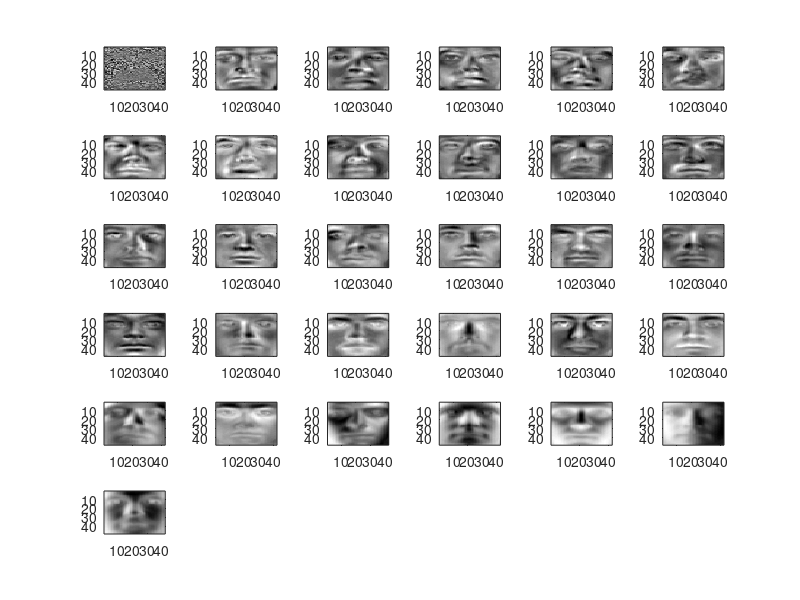

This figure's MATLAB source:
%imagesc(yalefaces(:,:,1))

J = 30

load yalefaces
[h,w,n] = size(yalefaces);
d = h*w;
% vectorize images
x = reshape(yalefaces,[d n]);
x = double(x);
%subtract mean
x=bsxfun(@minus, x, mean(x,2));
% calculate covariance
s = cov(x');
% obtain eigenvalue & eigenvector
[V,D] = eigs(s,J);
eigval = diag(D);
% sort eigenvalues in descending order
eigval = eigval(end:-1:1);
V = fliplr(V);
% show 0th through 15th principal eigenvectors
eig0 = reshape(mean(x,2), [h,w]);
figure,subplot(6,6,1)
imagesc(eig0)
colormap gray
for i = 1:J
subplot(6,6,i+1)
imagesc(reshape(V(:,i),h,w))
end

% 
% eigsum = sum(eigval);
% csum = 0;
% for i = 1:d
% csum = csum + eigval(i);
% tv = csum/eigsum;
% if tv > 0.95
% k95 = i;
% break
% end ;
% end;


%C = confusionmat(group,grouphat);

%X=[randn(200,2);randn(200,2)+6,;[randn(200,1)+12,randn(200,1)]]; 
idx=kmeans(V(:,1),J,'emptyaction','singleton','Replicates',5); 


% X=[randn(200,2);randn(200,2)+6,;[randn(200,1)+12,randn(200,1)]]; 
% idx=kmeans(X,3,'emptyaction','singleton','Replicates',5); 
%T=[ones(200,1);ones(200,1).*2;ones(200,1).*3]; 
%[Acc,rand_index,match]=AccMeasure(T,idx)
  
